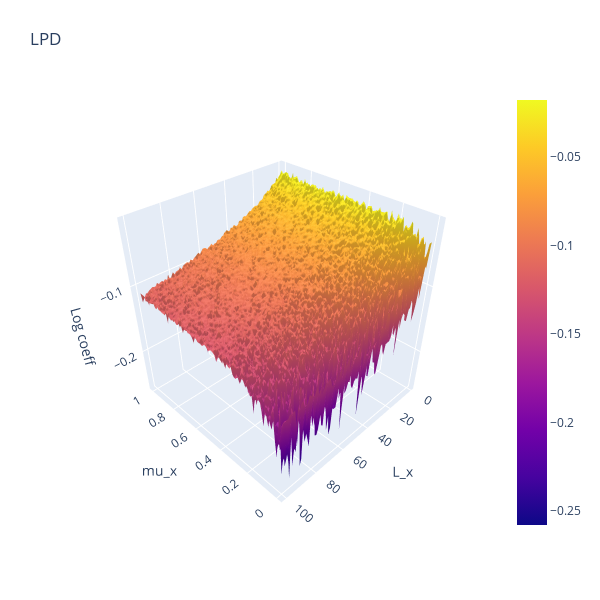

Notebook code cell kept with this figure:
### Code cell
z = coefs["LPD"]
camera = dict(
    up=dict(x=0, y=0, z=1),
    center=dict(x=0, y=0, z=0),
    eye=dict(x=-1.5, y=1.5, z=1.5)
)
fig = go.Figure()
fig.add_trace(go.Surface(z=z, x=MU_RANGE, y=L_RANGE))
fig.update_layout(title='LPD', autosize=False,
                  width=600, height=600,
                  margin=dict(l=65, r=50, b=65, t=90),
                  scene=dict(xaxis=dict(title="mu_x"),
                             yaxis=dict(title="L_x"),
                             zaxis=dict(title="Log coeff"),
                             camera=camera
                            ),
                 )
fig.show()

### Figure 1 — Plotly figure (JSON) as saved in the notebook; plotly's stock layout.template omitted (floating-point values rounded to 4 significant figures; data arrays with more than 128 entries replaced by an {"elided": "..."} marker saying what was removed)
{"data": [{"type": "surface", "x": [1e-05, 0.01011, 0.02021, 0.03031, 0.04041, 0.05051, 0.06062, 0.07072, 0.08082, 0.09092, 0.101, 0.1111, 0.1212, 0.1313, 0.1414, 0.1515, 0.1616, 0.1717, 0.1818, 0.1919, 0.202, 0.2121, 0.2222, 0.2323, 0.2424, 0.2525, 0.2626, 0.2727, 0.2828, 0.2929, 0.303, 0.3131, 0.3232, 0.3333, 0.3434, 0.3535, 0.3636, 0.3737, 0.3838, 0.3939, 0.404, 0.4141, 0.4242, 0.4343, 0.4445, 0.4546, 0.4647, 0.4748, 0.4849, 0.495, 0.5051, 0.5152, 0.5253, 0.5354, 0.5455, 0.5556, 0.5657, 0.5758, 0.5859, 0.596, 0.6061, 0.6162, 0.6263, 0.6364, 0.6465, 0.6566, 0.6667, 0.6768, 0.6869, 0.697, 0.7071, 0.7172, 0.7273, 0.7374, 0.7475, 0.7576, 0.7677, 0.7778, 0.7879, 0.798, 0.8081, 0.8182, 0.8283, 0.8384, 0.8485, 0.8586, 0.8687, 0.8788, 0.8889, 0.899, 0.9091, 0.9192, 0.9293, 0.9394, 0.9495, 0.9596, 0.9697, 0.9798, 0.9899, 1], "y": [1, 2, 3, 4, 5, 6, 7, 8, 9, 10, 11, 12, 13, 14, 15, 16, 17, 18, 19, 20, 21, 22, 23, 24, 25, 26, 27, 28, 29, 30, 31, 32, 33, 34, 35, 36, 37, 38, 39, 40, 41, 42, 43, 44, 45, 46, 47, 48, 49, 50, 51, 52, 53, 54, 55, 56, 57, 58, 59, 60, 61, 62, 63, 64, 65, 66, 67, 68, 69, 70, 71, 72, 73, 74, 75, 76, 77, 78, 79, 80, 81, 82, 83, 84, 85, 86, 87, 88, 89, 90, 91, 92, 93, 94, 95, 96, 97, 98, 99, 100], "z": {"elided": "100x100 float values"}}], "layout": {"autosize": false, "height": 600, "margin": {"b": 65, "l": 65, "r": 50, "t": 90}, "scene": {"aspectmode": "auto", "aspectratio": {"x": 1, "y": 1, "z": 1}, "camera": {"center": {"x": 0, "y": 0, "z": 0}, "eye": {"x": -1.5, "y": 1.5, "z": 1.5}, "up": {"x": 0, "y": 0, "z": 1}}, "xaxis": {"title": {"text": "mu_x"}, "type": "linear"}, "yaxis": {"title": {"text": "L_x"}, "type": "linear"}, "zaxis": {"title": {"text": "Log coeff"}, "type": "linear"}}, "title": {"text": "LPD"}, "width": 600}}
